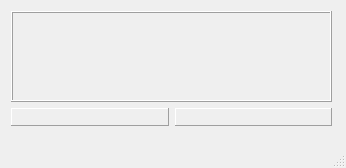
<?xml version="1.0" encoding="UTF-8"?>
<ui version="4.0">
 <class>MainWindow</class>
 <widget class="QMainWindow" name="MainWindow">
  <property name="geometry">
   <rect>
    <x>0</x>
    <y>0</y>
    <width>346</width>
    <height>168</height>
   </rect>
  </property>
  <property name="windowTitle">
   <string>MainWindow</string>
  </property>
  <widget class="QWidget" name="centralwidget">
   <widget class="QWidget" name="layoutWidget">
    <property name="geometry">
     <rect>
      <x>11</x>
      <y>11</y>
      <width>321</width>
      <height>115</height>
     </rect>
    </property>
    <layout class="QVBoxLayout" name="verticalLayout">
     <item>
      <widget class="QLabel" name="lblDigitClock">
       <property name="sizePolicy">
        <sizepolicy hsizetype="Preferred" vsizetype="Maximum">
         <horstretch>0</horstretch>
         <verstretch>0</verstretch>
        </sizepolicy>
       </property>
       <property name="font">
        <font>
         <family>Piboto Condensed</family>
         <pointsize>48</pointsize>
        </font>
       </property>
       <property name="frameShape">
        <enum>QFrame::Shape::Box</enum>
       </property>
       <property name="frameShadow">
        <enum>QFrame::Shadow::Raised</enum>
       </property>
       <property name="text">
        <string/>
       </property>
       <property name="alignment">
        <set>Qt::AlignmentFlag::AlignCenter</set>
       </property>
      </widget>
     </item>
     <item>
      <layout class="QHBoxLayout" name="horizontalLayout">
       <item>
        <widget class="QLabel" name="lblRedLED">
         <property name="sizePolicy">
          <sizepolicy hsizetype="Preferred" vsizetype="Minimum">
           <horstretch>0</horstretch>
           <verstretch>0</verstretch>
          </sizepolicy>
         </property>
         <property name="frameShape">
          <enum>QFrame::Shape::Panel</enum>
         </property>
         <property name="frameShadow">
          <enum>QFrame::Shadow::Raised</enum>
         </property>
         <property name="text">
          <string/>
         </property>
        </widget>
       </item>
       <item>
        <widget class="QLabel" name="lblGreenLED">
         <property name="sizePolicy">
          <sizepolicy hsizetype="Preferred" vsizetype="Minimum">
           <horstretch>0</horstretch>
           <verstretch>0</verstretch>
          </sizepolicy>
         </property>
         <property name="frameShape">
          <enum>QFrame::Shape::Panel</enum>
         </property>
         <property name="frameShadow">
          <enum>QFrame::Shadow::Raised</enum>
         </property>
         <property name="text">
          <string/>
         </property>
        </widget>
       </item>
      </layout>
     </item>
    </layout>
   </widget>
  </widget>
  <widget class="QMenuBar" name="menubar">
   <property name="geometry">
    <rect>
     <x>0</x>
     <y>0</y>
     <width>346</width>
     <height>22</height>
    </rect>
   </property>
  </widget>
  <widget class="QStatusBar" name="statusbar"/>
 </widget>
 <resources/>
 <connections/>
</ui>
